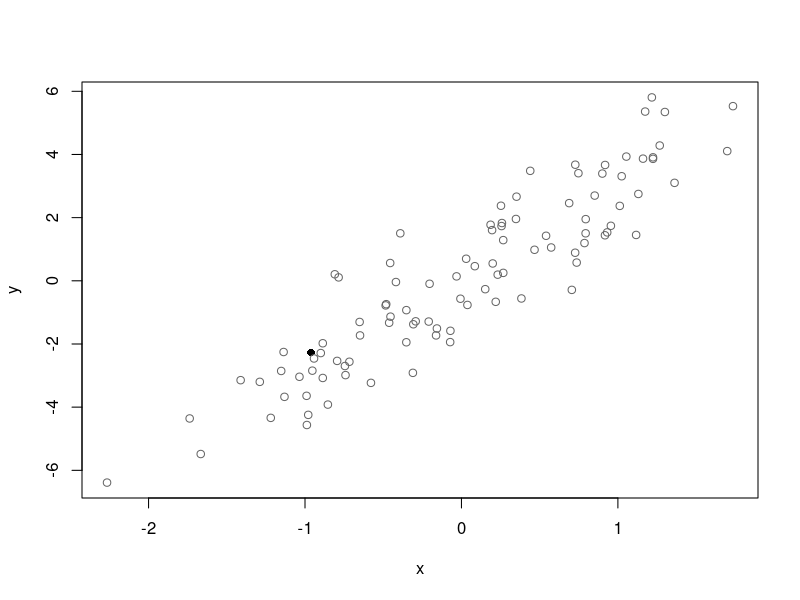
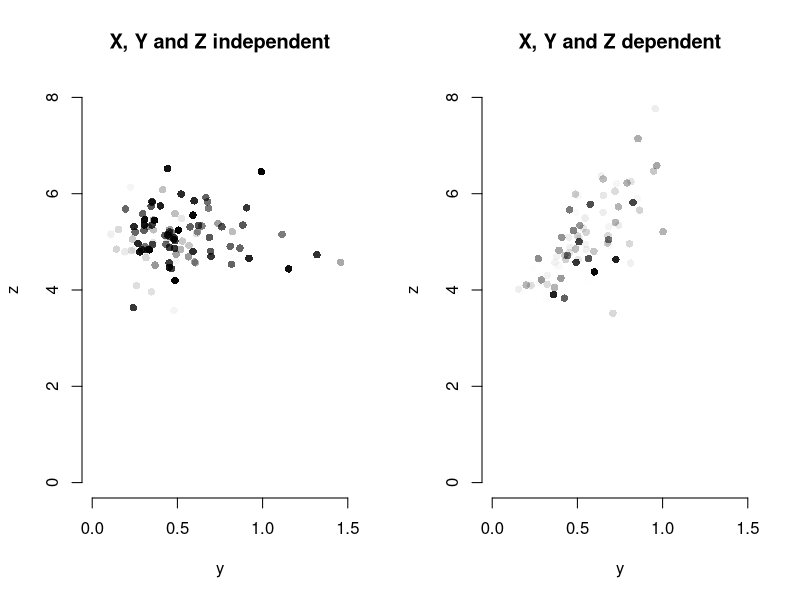

These charts were generated, in order, by the following R code:
## ---- chunk 1
#| echo: false
set.seed(3)
x <- rnorm(100)
y <- rnorm(100, 3 * x)
plot(x, y, pch = c(16, rep(1,99)), col = c("black", rep("grey40", 99)))
## ---- chunk 2
#| echo: false 
set.seed(1234)
par(mfrow = c(1,2))
y <- rgamma(n = 100, shape = 5, rate = 10)
z <- rnorm(n = 100, mean = 5, sd = 0.5)
x <- runif(n =  100)
plot(y,z, bty = "n", pch = 16,ylim = c(0, 8), xlim = c(0, 1.5), main = "X, Y and Z independent", col = rgb(0,0,0,x))

y <- rgamma(n = 100, shape = 5, rate = 10)
z <- rnorm(n = 100, mean = 5 + 3 * (y - mean(y)), sd = 0.5 * y/mean(y))
x <- rbeta(n = 100, shape1 = y, shape2 = z)
plot(y,z, bty = "n", pch = 16, ylim = c(0, 8), xlim = c(0, 1.5), main = "X, Y and Z dependent", col = rgb(0,0,0,2.3 * x))
par(mfrow = c(1,1))
